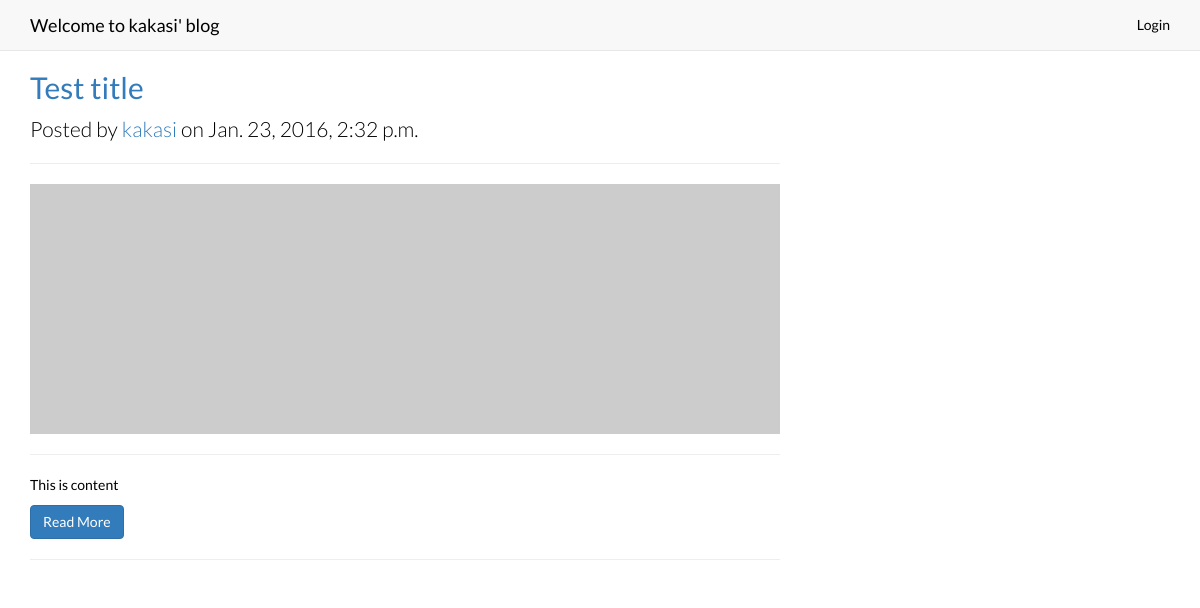
/blog/kakasi/, run on an earlier commit of the app's database.
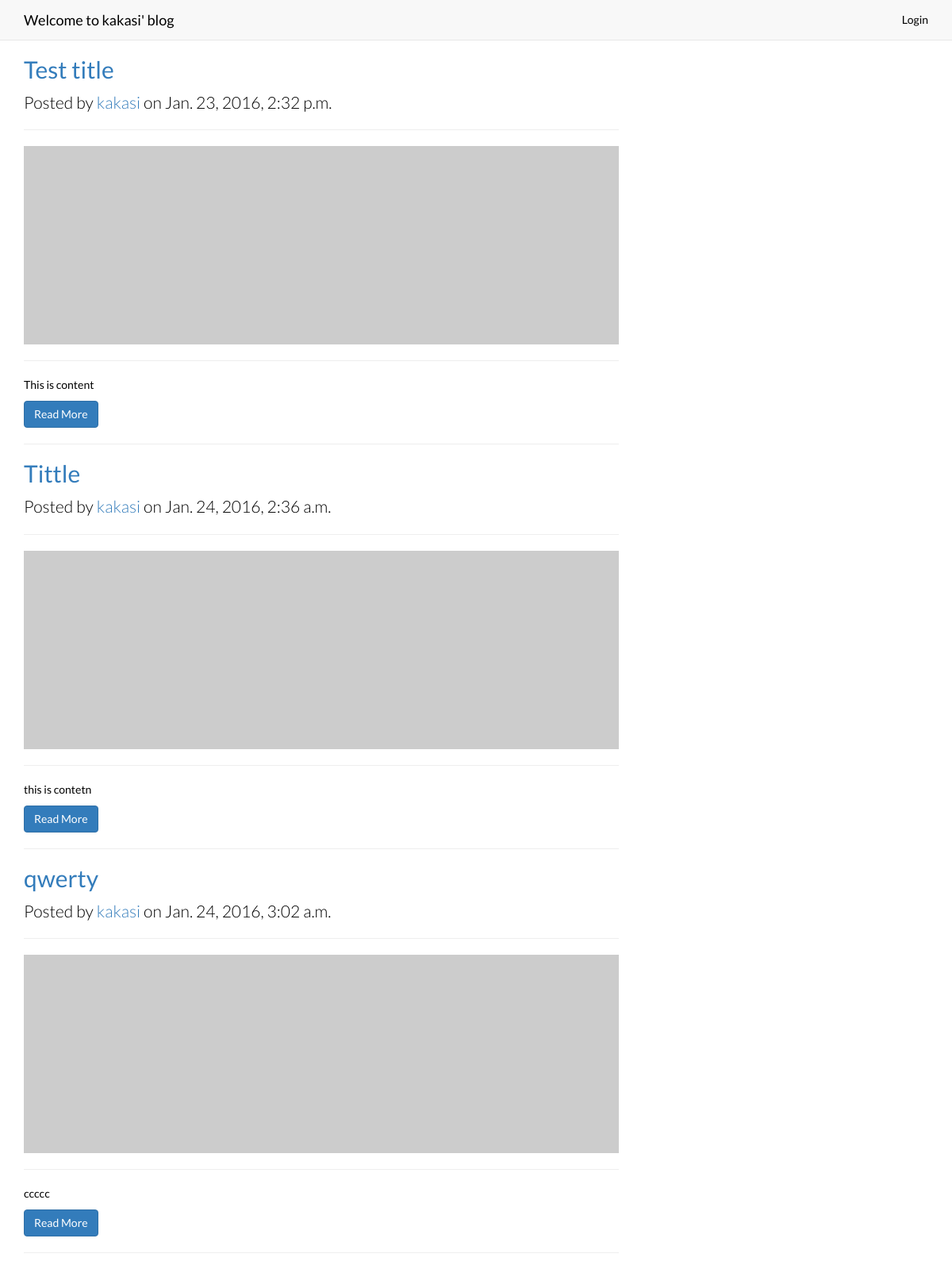
And on a later commit of the database.
### blog/models.py (models this page shows, shortened)
class Blog(models.Model):
	title = models.CharField(max_length=100)
	desc = models.TextField(blank=True)
	domain = models.CharField(max_length=100)
	photo = models.URLField(blank=True)
	public = models.BooleanField(blank=True)
	owner = models.ForeignKey(User)

class Post(models.Model):
	title = models.CharField(max_length=100)
	content = models.TextField(blank=True)
	photo = models.URLField(blank=True)
	location = models.CharField(max_length=100)
	created_at = models.DateTimeField(auto_now_add=True)
	author = models.ForeignKey(Blog)
	category = models.ForeignKey(Category,null=True)

### blog/views.py (the view)
# urls.py: url(r'^blog/(?P<username>[-\w]+)/$', blog_detail, name='blog_detail'),
def blog_detail(request,username):
    user = User.objects.get(username=username)
    blog = Blog.objects.filter( owner = user)
    post_list = Post.objects.filter(author = blog[0])
    for post in post_list:
        tags = Tag.objects.filter( post = post)
        post.tags = tags
    return render(request, 'index.html', {
        'post_list': post_list,
        'blog': blog[0],
        })

### templates/index.html (shortened to what this page needs)
<!DOCTYPE html>
<html>
    {% load staticfiles %}
    <link href="{% static 'bootstrap.css' %}" rel="stylesheet" type="text/css">
    <link href="{% static 'font-awesome.min.css' %}" rel="stylesheet" type="text/css">
    <head>
    </head>
    <body>
        <div class="navbar navbar-default navbar-static-top">
            <div class="container">
                <div class="navbar-header">
                    <a class="navbar-brand" href="/blog/{{request.user}}"><span>{{blog.title}}</span></a>
                </div>
                <div class="collapse navbar-collapse" id="navbar-ex-collapse">
                    <ul class="nav navbar-nav navbar-right">
                        {% if request.user.is_authenticated %}
                        <li>
                            <a href="/post/create/">Post</a>
                        </li>
                        <li>
                            <a href="/blog/logout/">Logout</a>
                        </li>
                        {% else %}
                        <li>
                            <a href="/blog/">Login</a>
                        </li>
                        {% endif %}
                    </ul>
                </div>
            </div>
        </div>
        <div class="container">
            <div class="row">
                <div class="col-md-8">
                {% for post in post_list %}
                <h2>
                    <a href="#">{{ post.title }} </a>
                </h2>
                <p class="lead">
                    Posted by <a href="index.php">{{ post.author.owner.username }}</a> on {{ post.created_at }}
                </p>
                <hr>
                <img class="img-responsive" src="http://placehold.it/900x300" alt="">
                <hr>
                <p>{{ post.content }}</p>
                <a class="btn btn-primary" href="/blog/{{request.user.username}}/{{ post.pk }}">Read More</a>
                <hr>
                {% endfor %}
                </div>
            </div>
        </div>
    </body>
</html>

What changed in the data, as far as the page shows it:
added Post: title "Tittle", author.owner.username "kakasi", created_at "Jan. 24, 2016, 2:36 a.m.", content "this is contetn"
added Post: title "qwerty", author.owner.username "kakasi", created_at "Jan. 24, 2016, 3:02 a.m.", content "ccccc"
